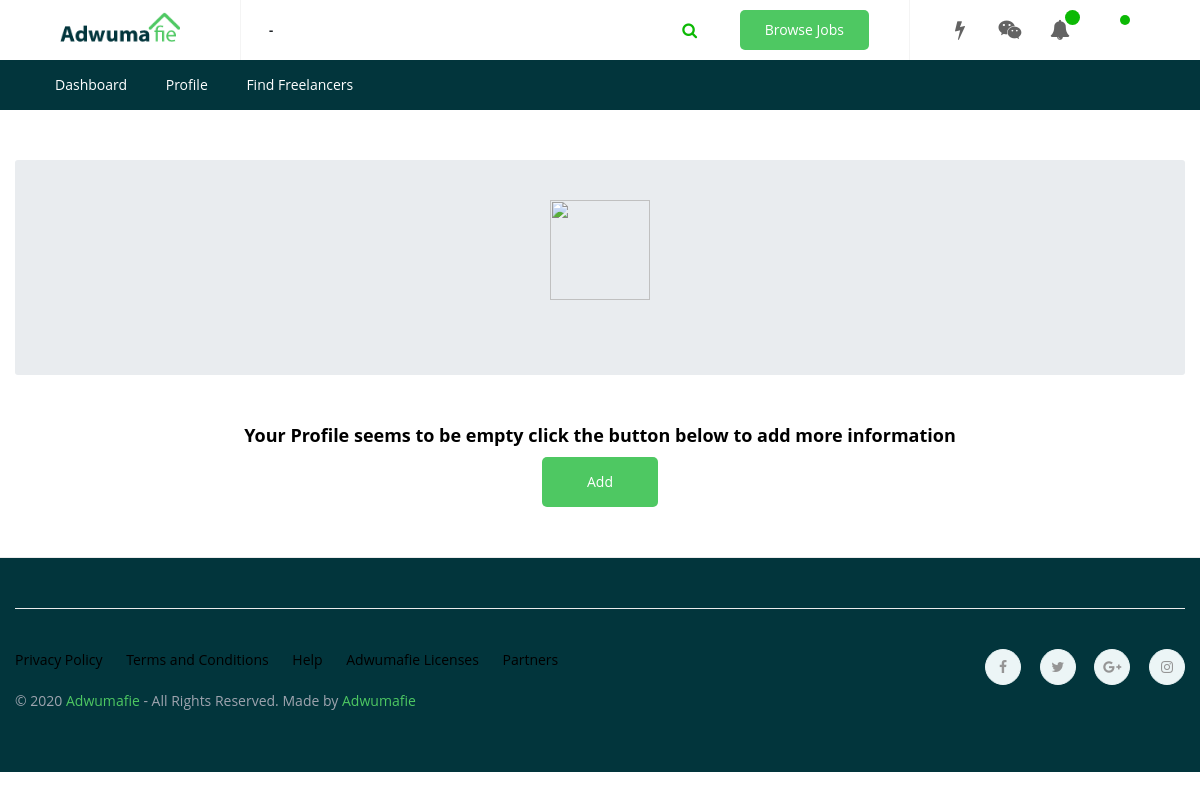
Before: /user/dashboard/client/profile.php (signed in) with the older database file.
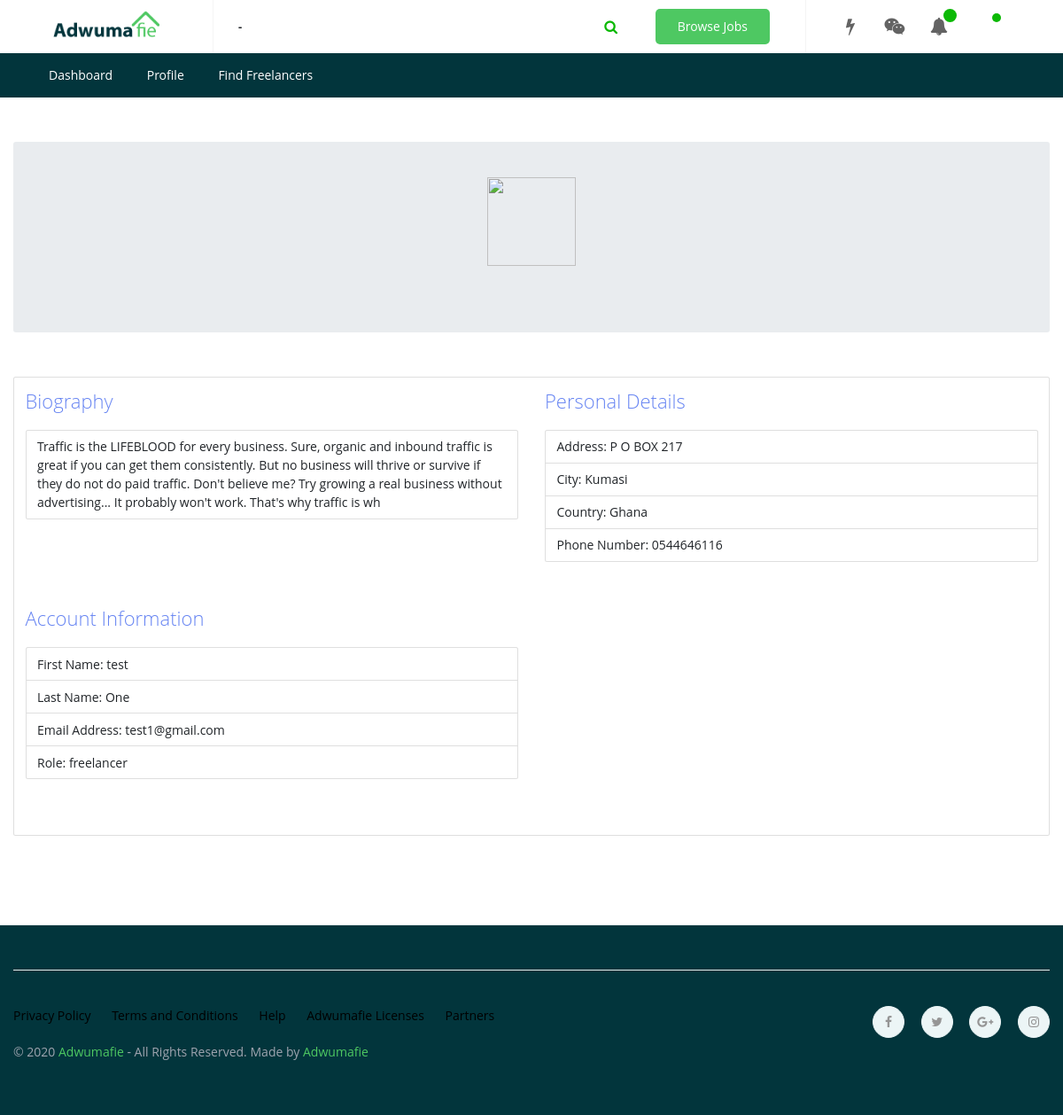
After: the same page with the newer database file.
### tables this page shows
CREATE TABLE `profile` (
  `id` int(11) NOT NULL,
  `user_id` int(11) NOT NULL,
  `biography` text DEFAULT NULL,
  `phone_number` varchar(20) DEFAULT NULL,
  `country` varchar(50) DEFAULT NULL,
  `city` varchar(50) NOT NULL,
  `address` varchar(255) NOT NULL,
  `profile_photo` varchar(100) DEFAULT NULL,
  `cover_photo` varchar(100) DEFAULT NULL
);

### user/dashboard/client/profile.php (the view, shortened to what the changed rows need)
<?php
require_once '../../../config/dbconfig.php';
$user_id = $_SESSION['id'];
$user_email = $_SESSION['email'];
$username = $_SESSION['first_name'];
$last_name = $_SESSION['last_name'];
$role = $_SESSION['role'];
?>
<!DOCTYPE html>
<html>
<head>
    <link rel="stylesheet" type="text/css" media="all" href="../../../vendors/plugins/bootstrap4/css/bootstrap.min.css" />
    <link rel="stylesheet" type="text/css" media="all" href="../../../vendors/plugins/font-awesome/css/font-awesome.min.css" />
    <link rel="stylesheet" type="text/css" media="all" href="../../../vendors/plugins/owl-carousel/assets/owl.carousel.css" />
    <link rel="stylesheet" type="text/css" media="all" href="../../../vendors/plugins/jquery-bar-rating/dist/themes/fontawesome-stars.css" />
    <link rel="stylesheet" type="text/css" media="all" href="../../../vendors/plugins/jquery-ui/jquery-ui.min.css" />
    <link rel="stylesheet" type="text/css" media="all" href="../../../vendors/plugins/select2/dist/css/select2.min.css" />
    <link rel="stylesheet" type="text/css" media="all" href="../../../vendors/fonts/athena/style.css" />
    <link rel="stylesheet" type="text/css" media="all" href="../../../vendors/css/style.css" />
    <link rel="stylesheet" type="text/css" media="all" href="../../../vendors/css/style2.css" />
    <link rel="stylesheet" type="text/css" media="all" href="../../../vendors/css/dropzone.css" />
</head>
<body>
<div class="ps-page" id="dashboard">
    <div class="section ps-section pt-50">
        <div class="container">
            <?php
            $profile_query = mysqli_query($con,"SELECT * FROM profile WHERE user_id = '$user_id'");
            if($profile_query){
                $num_profile = mysqli_num_rows($profile_query);
                if($num_profile > 0){
                    $user_info = mysqli_fetch_array($profile_query);
                    $bio = $user_info['biography'];
                    $phone = $user_info['phone_number'];
                    $country = $user_info['country'];
                    $city = $user_info['city'];
                    $address = $user_info['address'];
                    ?>
                    <div class="card mb-100">
                        <div class="card-body">
                            <div class="row">
                                <div class="col-xl-6 col-sm-12 mb-50">
                                    <h5 class="card-title ps-heading--2 mb-20 text-capitalize"><span class="ps-highlight">Biography</span></h5>
                                    <ul class="list-group">
                                        <li class="list-group-item"><?php echo $bio; ?></li>
                                    </ul>
                                </div>
                                <div class="col-xl-6 col-sm-12 mb-50">
                                    <h5 class="card-title ps-heading--2 mb-20 text-capitalize"><span class="ps-highlight">Personal Details</span></h5>
                                    <ul class="list-group">
                                        <li class="list-group-item">Address: <?php echo $address; ?></li>
                                        <li class="list-group-item">City: <?php echo $city; ?></li>
                                        <li class="list-group-item">Country: <?php echo $country; ?></li>
                                        <li class="list-group-item">Phone Number: <?php echo $phone; ?></li>
                                    </ul>
                                </div>
                                <div class="col-xl-6 col-sm-12 mb-50">
                                    <h5 class="card-title ps-heading--2 mb-20 text-capitalize"><span class="ps-highlight">Account Information</span></h5>
                                    <ul class="list-group">
                                        <li class="list-group-item">First Name: <?php echo $username; ?></li>
                                        <li class="list-group-item">Last Name: <?php echo $last_name; ?></li>
                                        <li class="list-group-item">Email Address: <?php echo $user_email; ?></li>
                                        <li class="list-group-item">Role: <?php echo $role; ?></li>
                                    </ul>
                                </div>
                            </div>
                        </div>
                    </div>
                    <?php
                }else{
                    ?>
                    <div class="text-center" style="margin: 50px">
                        <h4 style="">Your Profile seems to be empty click the button below to add more information
                        </h4>
                        <a style="margin: auto;
" href="edit_profile.php"> <button class="btn-primary ps-btn">Add</button> </a>
                    </div>
                    <?php
                }
            }else{
                echo 'no query';
            }
            ?>
        </div>
    </div>
</div>
</body>
</html>

Changed rows visible on the page:
added profile: biography "Traffic is the LIFEBLOOD for every business. Sure, organic and inbound traffic is great if you can get them consistently. But no business will thrive or survive if they do not do paid traffic. Don't believe me? Try growing a real business without advertising... It probably won't work. That's why traffic is wh", address "P O BOX 217", city "Kumasi", country "Ghana", phone_number "0544646116"
Other visible differences:
$username: (not shown) → "test"
$last_name: (not shown) → "One"
$user_email: (not shown) → "test1@gmail.com"
$role: (not shown) → "freelancer"
text no longer shown: "Your Profile seems to be empty click the button below to add more information Add"
text now shown: "Biography Personal Details Address: City: Country: Phone Number: Account Information First Name: Last Name: Email Address: Role:"
